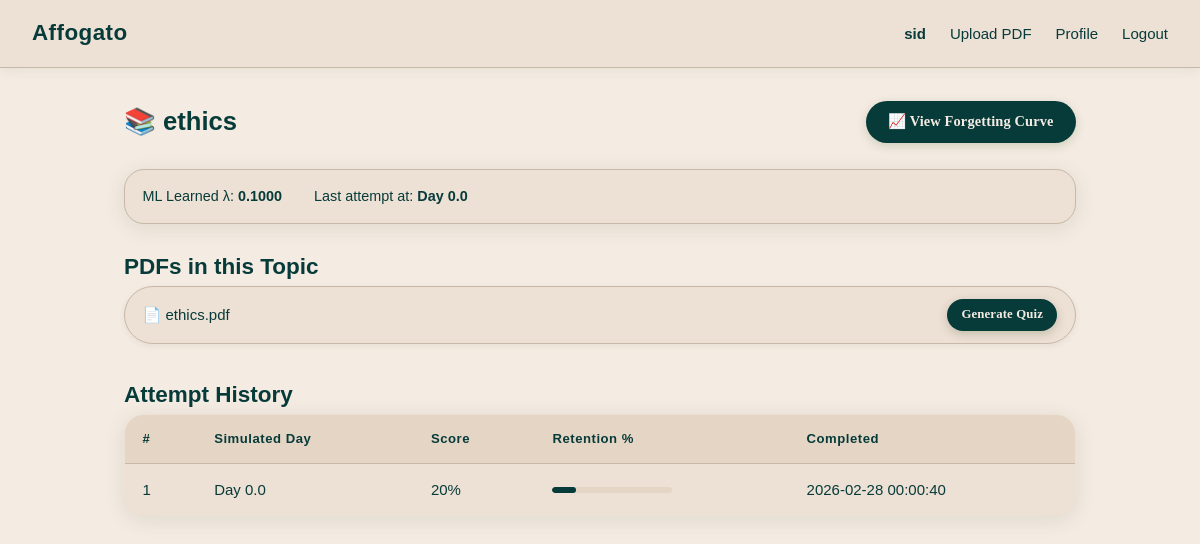
Page /topic/ethics (signed in) on the committed database.
### tables this page shows
CREATE TABLE learned_params (
            id INTEGER PRIMARY KEY AUTOINCREMENT,
            user_id INTEGER NOT NULL REFERENCES users(id),
            topic TEXT NOT NULL,
            learned_lambda REAL NOT NULL DEFAULT 0.1,
            learned_r0_boost REAL NOT NULL DEFAULT 0.0,
            updated_at TIMESTAMP DEFAULT CURRENT_TIMESTAMP,
            UNIQUE(user_id, topic)
        );

CREATE TABLE pdfs (
            id INTEGER PRIMARY KEY AUTOINCREMENT,
            user_id INTEGER NOT NULL REFERENCES users(id),
            topic TEXT NOT NULL,
            filename TEXT NOT NULL,
            content BLOB NOT NULL,
            extracted_text TEXT,
            uploaded_at TIMESTAMP DEFAULT CURRENT_TIMESTAMP
        );

CREATE TABLE attempts (
            id INTEGER PRIMARY KEY AUTOINCREMENT,
            quiz_id INTEGER NOT NULL REFERENCES quizzes(id),
            user_id INTEGER NOT NULL REFERENCES users(id),
            topic TEXT NOT NULL,
            simulated_time_days REAL NOT NULL,
            score_pct REAL NOT NULL,
            completed_at TIMESTAMP DEFAULT CURRENT_TIMESTAMP
        );

### routes/quiz_routes.py (the view)
@quiz_bp.route("/topic/<topic>")
@login_required
def topic_view(topic: str):
    db = get_db()
    user_id = session["user_id"]
    pdfs = [p for p in get_user_pdfs(db, user_id) if p["topic"] == topic]
    attempts = db.execute("""
        SELECT a.id, a.simulated_time_days, a.score_pct, a.completed_at,
               q.id as quiz_id
        FROM attempts a
        JOIN quizzes q ON a.quiz_id = q.id
        WHERE a.user_id = ? AND a.topic = ?
        ORDER BY a.simulated_time_days ASC
    """, (user_id, topic)).fetchall()
    last_time = get_last_attempt_time(db, user_id, topic)
    learned = get_learned_params(db, user_id, topic)
    return render_template("topic_view.html",
                           topic=topic,
                           pdfs=pdfs,
                           attempts=[dict(a) for a in attempts],
                           last_time=last_time,
                           learned_lambda=learned["learned_lambda"],
                           username=session["username"])

### database/db.py (called while the page is built)
def get_db():
    if "db" not in g:
        g.db = sqlite3.connect(
            DATABASE,
        )
        g.db.row_factory = sqlite3.Row  # Allows dict-like row access
    return g.db

### routes/pdf_routes.py (called while the page is built)
def login_required(f):
    @wraps(f)
    def decorated(*args, **kwargs):
        if "user_id" not in session:
            return redirect(url_for("auth.login"))
        return f(*args, **kwargs)
    return decorated

### services/learning_service.py (called while the page is built)
def get_learned_params(db, user_id: int, topic: str) -> Dict:
    if not user_id or not topic:
        return {
            "learned_lambda": BASELINE_LAMBDA,
            "learned_r0_boost": 0.0
        }
    row = db.execute("""
        SELECT learned_lambda, learned_r0_boost
        FROM learned_params
        WHERE user_id = ? AND topic = ?
    """, (user_id, topic)).fetchone()
    if row:
        return {
            "learned_lambda": row["learned_lambda"],
            "learned_r0_boost": row["learned_r0_boost"]
        }
    return {
        "learned_lambda": BASELINE_LAMBDA,
        "learned_r0_boost": 0.0
    }

### services/pdf_service.py (called while the page is built)
def get_user_pdfs(db, user_id: int):
    if not user_id:
        return []
    rows = db.execute("""
        SELECT id, topic, filename, uploaded_at
        FROM pdfs
        WHERE user_id = ?
        ORDER BY uploaded_at DESC
    """, (user_id,)).fetchall()
    return [dict(row) for row in rows]

### services/time_simulation_service.py (called while the page is built)
def get_last_attempt_time(db, user_id: int, topic: str) -> Optional[float]:
    row = db.execute("""
        SELECT MAX(simulated_time_days) as last_t
        FROM attempts
        WHERE user_id = ? AND topic = ?
    """, (user_id, topic)).fetchone()
    if row and row["last_t"] is not None:
        return float(row["last_t"])
    return None

### templates/topic_view.html (shortened to what this page needs)
{% extends "base.html" %}
{% block content %}
<div class="page-header">
    <h1>📚 {{ topic }}</h1>
    <a href="{{ url_for('curve.curve_view', topic=topic) }}" class="btn btn-accent">📈 View Forgetting Curve</a>
</div>
<div class="info-bar">
    <span>ML Learned λ: <strong>{{ "%.4f"|format(learned_lambda) }}</strong></span>
    {% if last_time is not none %}
    <span>Last attempt at: <strong>Day {{ last_time }}</strong></span>
    {% endif %}
</div>
<h2>PDFs in this Topic</h2>
{% if pdfs %}
<div class="pdf-list">
    {% for pdf in pdfs %}
    <div class="pdf-item">
        <span>📄 {{ pdf.filename }}</span>
        <a href="{{ url_for('quiz.generate', pdf_id=pdf.id) }}" class="btn btn-primary btn-sm">Generate Quiz</a>
    </div>
    {% endfor %}
</div>
{% else %}
<p>No PDFs uploaded for this topic. <a href="{{ url_for('pdf.upload') }}">Upload one.</a></p>
{% endif %}
<h2>Attempt History</h2>
{% if attempts %}
<table class="data-table">
    <thead>
        <tr>
            <th>#</th>
            <th>Simulated Day</th>
            <th>Score</th>
            <th>Retention %</th>
            <th>Completed</th>
        </tr>
    </thead>
    <tbody>
    {% for a in attempts %}
    <tr>
        <td>{{ loop.index }}</td>
        <td>Day {{ a.simulated_time_days }}</td>
        <td>{{ "%.0f"|format(a.score_pct * 100) }}%</td>
        <td>
            <div class="progress-bar">
                <div class="progress-fill" style="width: {{ a.score_pct * 100 }}%"></div>
            </div>
        </td>
        <td>{{ a.completed_at | string | truncate(16, True, '') }}</td>
    </tr>
    {% endfor %}
    </tbody>
</table>
{% else %}
<div class="empty-state">
    <p>No attempts yet. Generate a quiz to start tracking your memory!</p>
</div>
{% endif %}
{% endblock %}

### static/css/style.css (style rules this page uses)
:root { --bg: #F4EBE2; --surface: #EDE0D4; --surface2: #E5D5C5; --border: #C8B8A8; --text: #073B3A; --text-muted: #073B3A; --primary: #073B3A; --primary-hover: #073B3A; --accent: #073B3A; --danger: #A0442A; --warning: #8B6914; --success: #073B3A; --radius: 20px; --shadow: 0 4px 20px rgba(64,92,54,0.12); }
* { box-sizing: border-box; margin: 0; padding: 0; }
body { background: var(--bg); color: var(--text); font-family: Arial, sans-serif; font-size: 15px; line-height: 1.7; min-height: 100vh; }
.btn { display: inline-block; padding: 0.55rem 1.4rem; border-radius: 30px; font-size: 0.9rem; font-weight: 600; cursor: pointer; border: none; text-decoration: none; transition: all 0.2s; font-family: 'Lucida Handwriting', 'Lucida Calligraphy', cursive; letter-spacing: 0.01em; }
.btn-primary { background: var(--primary); color: #F4EBE2; box-shadow: 0 3px 10px rgba(64,92,54,0.25); }
.btn-accent { background: var(--accent); color: #F4EBE2; font-weight: 700; box-shadow: 0 3px 10px rgba(92,122,74,0.25); }
.btn-sm { padding: 0.3rem 0.9rem; font-size: 0.8rem; }
.page-header { display: flex; justify-content: space-between; align-items: center; margin-bottom: 1.6rem; flex-wrap: wrap; gap: 0.8rem; }
.page-header h1 { font-size: 1.6rem; color: var(--primary); }
.data-table { width: 100%; border-collapse: collapse; background: var(--surface); border-radius: var(--radius); overflow: hidden; border: 1px solid var(--border); box-shadow: var(--shadow); }
.data-table th, .data-table td { padding: 0.8rem 1.1rem; text-align: left; border-bottom: 1px solid var(--border); }
.data-table th { background: var(--surface2); color: var(--text-muted); font-size: 0.82rem; letter-spacing: 0.04em; }
.progress-bar { height: 6px; background: var(--surface2); border-radius: 3px; width: 120px; overflow: hidden; }
.progress-fill { height: 100%; background: var(--primary); border-radius: 3px; transition: width 0.4s; }
.info-bar { display: flex; gap: 2rem; padding: 0.9rem 1.1rem; background: var(--surface); border-radius: var(--radius); border: 1px solid var(--border); margin-bottom: 1.5rem; font-size: 0.9rem; color: var(--text-muted); box-shadow: var(--shadow); }
.info-bar strong { color: var(--primary); }
.pdf-list { display: flex; flex-direction: column; gap: 0.6rem; margin-bottom: 2rem; }
.pdf-item { display: flex; justify-content: space-between; align-items: center; padding: 0.75rem 1.1rem; background: var(--surface); border: 1px solid var(--border); border-radius: 30px; box-shadow: 0 2px 6px rgba(64,92,54,0.08); }

### rows in the picture
learned_params: learned_lambda "0.1000"
pdfs: filename "ethics.pdf"
attempts: simulated_time_days "0.0", a.score_pct*100 "20", completed_at "2026-02-28 00:00:40"

### other values in the picture
{{ session.username }} "sid"
{{ topic }} "ethics"
{{ last_time }} "0.0"
